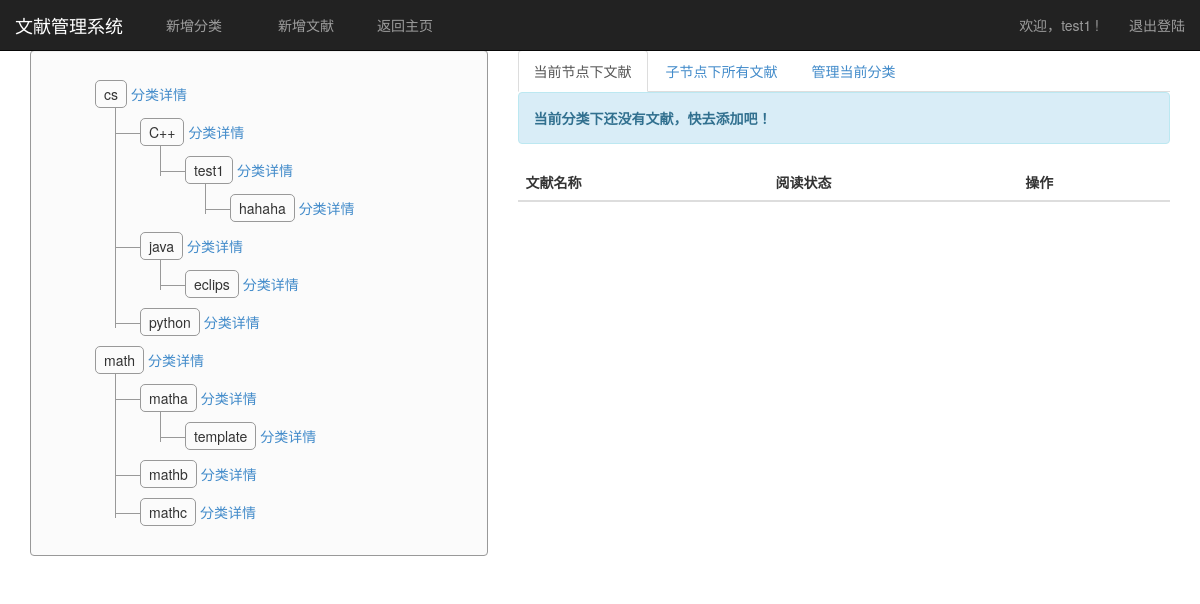
Screenshot of /classdetail/4/cur/ (signed in) with the database file from the repository.
### users/models.py (models this page shows, shortened)
class Users(models.Model):
	username = models.CharField(max_length=30)
	password = models.CharField(max_length=30)

class SortTree(models.Model):
	parendid = models.IntegerField()
	key = models.CharField(max_length=300)
	level = models.IntegerField()
	owner = models.IntegerField()
	value = models.CharField(max_length=300)
	pathvalue = models.CharField(max_length=300)

### users/views.py (the view)
# urls.py: url(r'^classdetail/(?P<num>[0-9]+)/cur/$',views.classcurDetail),
def classcurDetail(request,num="1"):
    userid=getUserID(request)
    if userid==None:
        return render_to_response('users/login.html',{'error_notlogin':True})
    classList = SortTree.objects.filter(owner=userid).order_by("pathvalue")
    tablehtml = makehtml(classList)
    curdocList = Docs.objects.filter(owner=userid,treenodeid=num)
    username=getUsername(userid)
    return render_to_response("users/treedetail.html",{'classList':classList,'tablehtml':tablehtml,'docList':curdocList,'fullDoc':False,'username':username})

### users/views.py (called while the page is built)
def getUserID(request):
    try:
        userid = request.session['user']
        if userid == None:
            return None
        else:
            return userid
    except:
        return None

def getUsername(num):
    tempuser=Users.objects.get(id=num)
    return tempuser.username

def gao(xid):
    global html,treeinfo,ddata
    html+="<li>"
    html+="\n<span><i class=\"icon-leaf\"></i>"+ddata[xid].value+"</span>"+"<a href=\"/classdetail/"+str(xid)+"/cur\">"+" 分类详情</a>"
    if xid in treeinfo:
        html+="<ul>"
        for yid in treeinfo[xid]:
            gao(yid)
        html+="</ul>"
    html+="</li>"
    return

def makehtml(classList):
    global html,treeinfo,ddata
    treeinfo={}
    ddata={}
    for i in range(len(classList)):
        ddata[classList[i].id]=classList[i]
    for x in classList:
        if x.parendid in treeinfo:
            treeinfo[x.parendid]+=[x.id]
        else:
            treeinfo[x.parendid]=[x.id]
    html="<ul>"
    for x in classList:
        if x.level==1:
            gao(x.id)
    html+="</ul>"
    return html

### users/templates/users/treedetail.html (shortened to what this page needs)
<!DOCTYPE html>
{% load static %}
<html lang="en"><head><meta http-equiv="Content-Type" content="text/html; charset=UTF-8">
    <link href="{% static 'users/css/bootstrap.min.css' %}" rel="stylesheet">
	<link rel="stylesheet" type="text/css" href="{% static 'users/css/bootstrap.min.css' %}" />
    <link href="{% static 'users/css/starter-template.css' %}" rel="stylesheet">
    <link href="{% static 'users/css/style.css' %}" rel="stylesheet">
  </head>
  <body>
<nav class="navbar navbar-fixed-top navbar-inverse" role="navigation">
  <div class="container-fluid">
    <div class="navbar-header">
      <a class="navbar-brand" href="#">文献管理系统</a>
    </div>
    <div class="collapse navbar-collapse" id="bs-example-navbar-collapse-1">
      <ul class="nav navbar-nav">
      <form action="/newclass/" class="navbar-form navbar-left">
				<button type="button" class="btn btn-link" data-toggle="modal" data-target="#myModal">
  					新增分类
				</button>
	  	</form>
	  	<form action="/newclass/" class="navbar-form navbar-left" data-toggle="modal" data-target="#myModal2">
				<button type="button" class="btn btn-link">
  					新增文献
				</button>
	  	</form>
        <li><a href="/index/">返回主页</a></li>
      </ul>
              <ul class="nav navbar-nav navbar-right">
      		<li><a href="#">欢迎，{{username}} ! </a></li>
            <li><a href="/logout/">退出登陆</a></li>
          </ul>
    </div>
  </div>
</nav>
    <div class="container">
	  <div class="row">
        <div class="col-md-5">
<div class="tree well">
{% autoescape off %}
	{{tablehtml}}
{% endautoescape %}
</div>
		</div>
        <div class="col-md-7">
<ul class="nav nav-tabs" role="tablist">
{% if edit %}
	<li role="presentation" ><a href="../cur">当前节点下文献</a></li>
  <li role="presentation" ><a href="../full">子节点下所有文献</a></li>
  <li role="presentation" class="active"><a href="../edit">管理当前分类</a></li>
{% else %}
	{% if fullDoc %}
  <li role="presentation" ><a href="../cur">当前节点下文献</a></li>
  <li role="presentation" class="active"><a href="../full">子节点下所有文献</a></li>
  <li role="presentation"><a href="../edit">管理当前分类</a></li>
  {% else %}
    <li role="presentation" class="active"><a href="../cur">当前节点下文献</a></li>
  <li role="presentation"><a href="../full">子节点下所有文献</a></li>
    <li role="presentation"><a href="../edit">管理当前分类</a></li>
  {% endif %}
{% endif %}
</ul>
			{% if edit %}
			<table class="table table-hover">
            <thead>
              <tr>
                <th>分类名称：{{classInfo.value}}</th><th><button type="button" class="btn btn-lg btn-primary btn-sm" data-toggle="modal" data-target="#myModal233">修改</button></th>
              </tr>
              <tr>
                <th>当前路径：{{classInfo.pathvalue}}</th><th><button type="button" class="btn btn-lg btn-primary btn-sm " data-toggle="modal" data-target="#myModal666">修改</button></th>
              </tr>
              <tr>
                <th>提取下载本节点下所有文献</th><th><a href="../downloadfile" class="btn btn-primary btn-sm" role="button">下载</a></th>
              </tr>
              <tr>
                <th>删除当前分类</th><th><button type="button" class="btn btn-lg btn-danger btn-sm" data-toggle="modal" data-target="#myModal000">删除</button></th>
              </tr>
            </thead>
          </table>
			{% else %}
			<table class="table table-hover">
            <thead>
              <tr>
                <th>文献名称</th>
                <th>阅读状态</th>
                <th>操作</th>
              </tr>
            </thead>
            {% for doc in docList %}
            <tbody>
              <tr>
                <td>{{doc.docname}}</td>
                <td>{{doc.readstatus}}</td>
                <td>
                	<a href="/docdetail/{{doc.id}}">详细信息</a>
	  				</td>
              </tr>
            </tbody>
            {% empty %}
				<div class="alert alert-info" role="alert">
        		<strong>当前分类下还没有文献，快去添加吧！</strong>
      		</div>
          	{% endfor %}
          </table>
          {% endif %}
		</div>
		</div>
    </div>
</body></html>

### users/static/users/css/starter-template.css (style rules this page uses)
body { padding-top: 50px; }

### users/static/users/css/style.css (style rules this page uses)
.tree { min-height:20px; padding:19px; margin-bottom:20px; background-color:#fbfbfb; border:1px solid #999; -webkit-border-radius:4px; -moz-border-radius:4px; border-radius:4px; -webkit-box-shadow:inset 0 1px 1px rgba(0, 0, 0, 0.05); -moz-box-shadow:inset 0 1px 1px rgba(0, 0, 0, 0.05); box-shadow:inset 0 1px 1px rgba(0, 0, 0, 0.05) }
.tree li { list-style-type:none; margin:0; padding:10px 5px 0 5px; position:relative }
.tree li::before, .tree li::after { content:''; left:-20px; position:absolute; right:auto }
.tree li::before { border-left:1px solid #999; bottom:50px; height:100%; top:0; width:1px }
.tree li::after { border-top:1px solid #999; height:20px; top:25px; width:25px }
.tree li span { -moz-border-radius:5px; -webkit-border-radius:5px; border:1px solid #999; border-radius:5px; display:inline-block; padding:3px 8px; text-decoration:none }
.tree li.parent_li>span { cursor:pointer }
.tree>ul>li::before, .tree>ul>li::after { border:0 }
.tree li:last-child::before { height:30px }

### rows the page displays
Users: username "test1"
SortTree: value "cs 分类详情 C++ 分类详情 test1 分类详情 hahaha 分类详情 java 分类详情 eclips 分类详情 python 分类详情 math 分类详情 matha 分类详情 template 分类详情 mathb 分类详情 mathc 分类详情"
